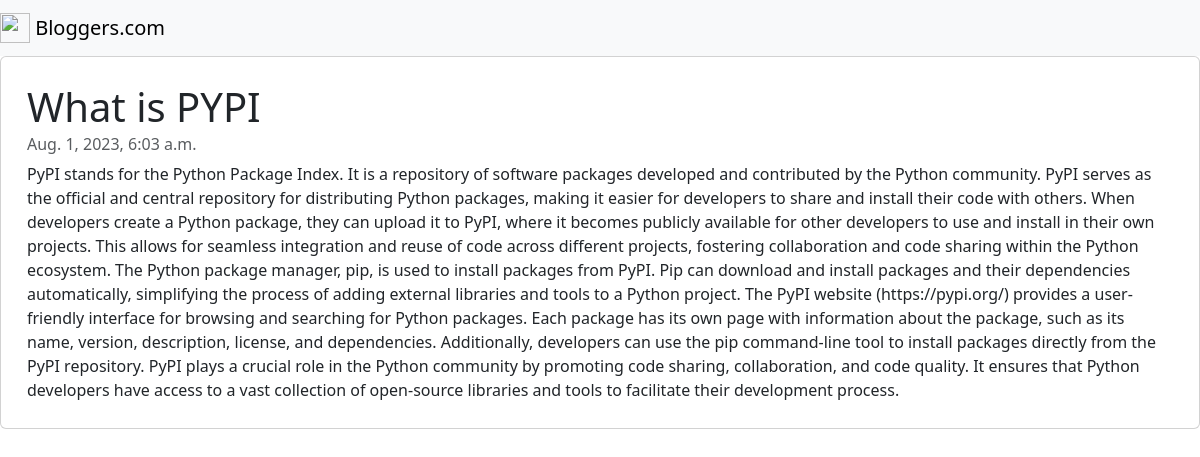
The app's page /post/4 with its own data.
### post/models.py (models this page shows, shortened)
class Post(models.Model):
    id = models.AutoField(primary_key=True)
    title = models.CharField(max_length=100)
    desc = models.TextField()
    img = models.ImageField(upload_to='pictures',blank=True)
    date = models.DateTimeField(auto_now_add=1)

### post/views.py (the view)
# urls.py: path('', include('post.urls'))
def post(request,pk):
    posts = Post.objects.get(id=pk)
    return render(request,'post.html',{'posts': posts})

### templates/post.html (shortened to what this page needs)
<!doctype html>
<html lang="en">
  <head>
    <link href="https://cdn.jsdelivr.net/npm/bootstrap@5.3.1/dist/css/bootstrap.min.css" rel="stylesheet">
  </head>
  <body>
<nav class="navbar navbar-light bg-light">
    <a class="navbar-brand" href="#">
      <img src="https://getbootstrap.com/docs/4.0/assets/brand/bootstrap-solid.svg" width="30" height="30" class="d-inline-block align-top" alt="">
      Bloggers.com
    </a>
  </nav>
   <div class="card" style="width: 100%;padding: 10px;">
  <div class="card-body">
    <h1 class="card-title">{{posts.title}}</h1>
    <h6 class="card-subtitle mb-2 text-muted">{{posts.date}}</h6>
    <p class="card-text">{{posts.desc}}</p>
  </div>
</div>
  </body>
</html>

### records on screen
Post: title "What is PYPI", date "Aug. 1, 2023, 6:03 a.m.", desc "PyPI stands for the Python Package Index. It is a repository of software packages developed and contributed by the Python community. PyPI serves as the official and central repository for distributing Python packages, making it easier for developers to share and install their code with others. When developers create a Python package, they can upload it to PyPI, where it becomes publicly available for other developers to use and install in their own projects. This allows for seamless integration and reuse of code across different projects, fostering collaboration and code sharing within the Python ecosystem. The Python package manager, pip, is used to install packages from PyPI. Pip can…"
